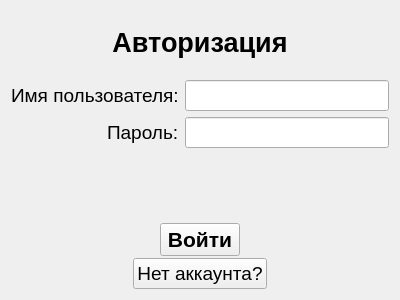
<?xml version="1.0" encoding="UTF-8"?>
<ui version="4.0">
 <class>Window_Authorization</class>
 <widget class="QWidget" name="Window_Authorization">
  <property name="geometry">
   <rect>
    <x>0</x>
    <y>0</y>
    <width>400</width>
    <height>300</height>
   </rect>
  </property>
  <property name="windowTitle">
   <string>Form</string>
  </property>
  <layout class="QVBoxLayout" name="verticalLayout_2">
   <item>
    <widget class="QLabel" name="mainLabel">
     <property name="font">
      <font>
       <pointsize>20</pointsize>
       <weight>75</weight>
       <bold>true</bold>
      </font>
     </property>
     <property name="text">
      <string>Авторизация</string>
     </property>
     <property name="alignment">
      <set>Qt::AlignCenter</set>
     </property>
    </widget>
   </item>
   <item>
    <layout class="QFormLayout" name="formLayout">
     <property name="labelAlignment">
      <set>Qt::AlignRight|Qt::AlignTrailing|Qt::AlignVCenter</set>
     </property>
     <item row="0" column="0">
      <widget class="QLabel" name="labelLogin">
       <property name="font">
        <font>
         <pointsize>14</pointsize>
        </font>
       </property>
       <property name="text">
        <string>Имя пользователя:</string>
       </property>
      </widget>
     </item>
     <item row="0" column="1">
      <widget class="QLineEdit" name="login">
       <property name="font">
        <font>
         <pointsize>14</pointsize>
        </font>
       </property>
      </widget>
     </item>
     <item row="1" column="0">
      <widget class="QLabel" name="labelPassword">
       <property name="font">
        <font>
         <pointsize>14</pointsize>
        </font>
       </property>
       <property name="text">
        <string>Пароль:</string>
       </property>
      </widget>
     </item>
     <item row="1" column="1">
      <widget class="QLineEdit" name="password">
       <property name="font">
        <font>
         <pointsize>14</pointsize>
        </font>
       </property>
       <property name="echoMode">
        <enum>QLineEdit::Password</enum>
       </property>
      </widget>
     </item>
    </layout>
   </item>
   <item>
    <widget class="QLabel" name="labelError">
     <property name="font">
      <font>
       <pointsize>10</pointsize>
      </font>
     </property>
     <property name="styleSheet">
      <string notr="true">QLabel { color: rgb(240, 0, 0); }</string>
     </property>
     <property name="text">
      <string/>
     </property>
     <property name="alignment">
      <set>Qt::AlignCenter</set>
     </property>
    </widget>
   </item>
   <item>
    <layout class="QVBoxLayout" name="verticalLayout">
     <property name="spacing">
      <number>2</number>
     </property>
     <item>
      <layout class="QHBoxLayout" name="horizontalLayout">
       <item>
        <widget class="QPushButton" name="buttonEntry">
         <property name="sizePolicy">
          <sizepolicy hsizetype="Maximum" vsizetype="Fixed">
           <horstretch>0</horstretch>
           <verstretch>0</verstretch>
          </sizepolicy>
         </property>
         <property name="font">
          <font>
           <pointsize>16</pointsize>
           <weight>75</weight>
           <bold>true</bold>
          </font>
         </property>
         <property name="text">
          <string>Войти</string>
         </property>
        </widget>
       </item>
      </layout>
     </item>
     <item>
      <layout class="QHBoxLayout" name="horizontalLayout_4">
       <item>
        <widget class="QPushButton" name="buttonCreateUser">
         <property name="sizePolicy">
          <sizepolicy hsizetype="Maximum" vsizetype="Fixed">
           <horstretch>0</horstretch>
           <verstretch>0</verstretch>
          </sizepolicy>
         </property>
         <property name="font">
          <font>
           <pointsize>14</pointsize>
          </font>
         </property>
         <property name="text">
          <string>Нет аккаунта?</string>
         </property>
        </widget>
       </item>
      </layout>
     </item>
    </layout>
   </item>
  </layout>
 </widget>
 <resources/>
 <connections/>
</ui>
